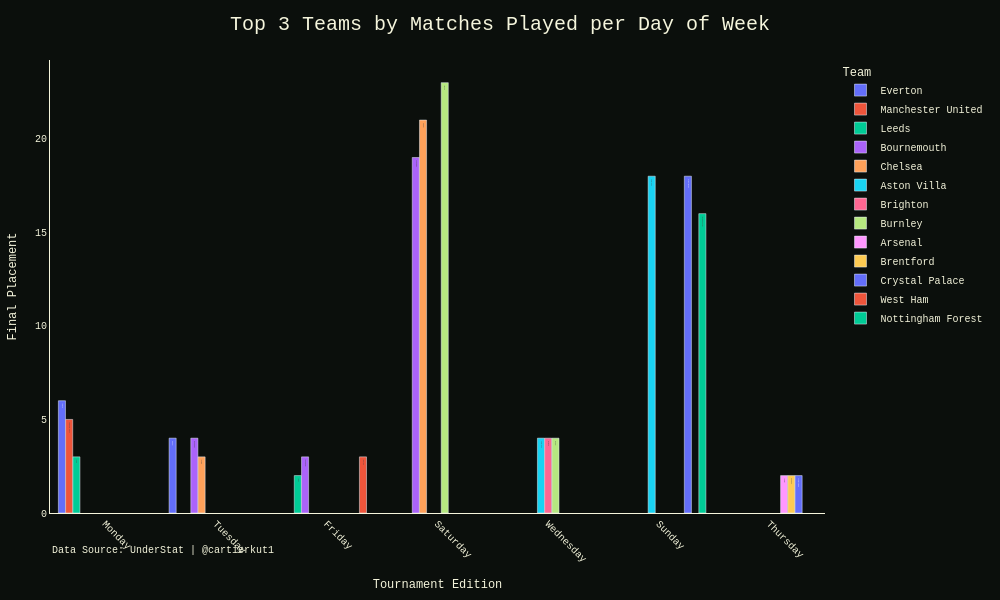

This figure's notebook cell:
### Code cell
top3_teams_by_day = (
    team_day_counts
    .sort_values(["day_of_week", "matches"], ascending=[True, False])
    .groupby("day_of_week", observed=True)
    .head(3)
    .reset_index(drop=True)
)

fig = px.bar(
    top3_teams_by_day,
    x="day_of_week",
    y="matches",
    color="team",
    barmode="group",
    text="team",
    title="Top 3 Teams by Matches Played per Day of Week",
)

#fig.update_traces(textposition="outside")

fig.update_xaxes(
    tickangle=45,
    title= "Day of the Week"
)

fig.update_layout(
    height=600,
    width=1000,
     title=dict(
            font=dict(size=20, color="Beige"),
            text= f"Top 3 Teams by Matches Played per Day of Week",
            x=0.5
        ),
    legend = dict(
        title="Team"
        ),
    font=dict(
        family="Courier New, monospace",
        size=10,
        color="Beige"
    ),
    margin=dict(l=40, r=40, t=60, b=40),
    paper_bgcolor="#0B0F0C", autosize=False, plot_bgcolor = '#0B0F0C',
    xaxis=dict(
        title="Tournament Edition",
        showgrid=False,
        gridcolor='rgba(0,255,65,0.15)',
        zeroline=False,
        linecolor='Beige',
        tickcolor= 'Beige',
    ),

    yaxis=dict(
        title="Final Placement",
        showgrid=False,
        gridcolor='rgba(0,255,65,0.15)',
        zeroline=False,
        linecolor='Beige',
        tickcolor= 'Beige',
    ),

    bargap=0.15,       # gap between day groups
    bargroupgap=0.02
        
)

#add caption at the bottom of the chart
fig.add_annotation(
        text="Data Source: UnderStat | @cartierkut1",
        xref="paper", yref="paper",
        x=0, y=-0.1,
        showarrow=False,
        font=dict(size=10, color="Beige"),
)


fig.show(scale=3)

### Figure 1 — Plotly figure (JSON) as saved in the notebook; plotly's stock layout.template omitted (floating-point values rounded to 4 significant figures)
{"data": [{"alignmentgroup": "True", "hovertemplate": "team=%{text}<br>day_of_week=%{x}<br>matches=%{y}<extra></extra>", "legendgroup": "Everton", "marker": {"color": "#636efa", "pattern": {"shape": ""}}, "name": "Everton", "offsetgroup": "Everton", "orientation": "v", "showlegend": true, "text": ["Everton", "Everton"], "textposition": "auto", "type": "bar", "x": ["Monday", "Tuesday"], "xaxis": "x", "y": [6, 4], "yaxis": "y"}, {"alignmentgroup": "True", "hovertemplate": "team=%{text}<br>day_of_week=%{x}<br>matches=%{y}<extra></extra>", "legendgroup": "Manchester United", "marker": {"color": "#EF553B", "pattern": {"shape": ""}}, "name": "Manchester United", "offsetgroup": "Manchester United", "orientation": "v", "showlegend": true, "text": ["Manchester United"], "textposition": "auto", "type": "bar", "x": ["Monday"], "xaxis": "x", "y": [5], "yaxis": "y"}, {"alignmentgroup": "True", "hovertemplate": "team=%{text}<br>day_of_week=%{x}<br>matches=%{y}<extra></extra>", "legendgroup": "Leeds", "marker": {"color": "#00cc96", "pattern": {"shape": ""}}, "name": "Leeds", "offsetgroup": "Leeds", "orientation": "v", "showlegend": true, "text": ["Leeds", "Leeds"], "textposition": "auto", "type": "bar", "x": ["Monday", "Friday"], "xaxis": "x", "y": [3, 2], "yaxis": "y"}, {"alignmentgroup": "True", "hovertemplate": "team=%{text}<br>day_of_week=%{x}<br>matches=%{y}<extra></extra>", "legendgroup": "Bournemouth", "marker": {"color": "#ab63fa", "pattern": {"shape": ""}}, "name": "Bournemouth", "offsetgroup": "Bournemouth", "orientation": "v", "showlegend": true, "text": ["Bournemouth", "Bournemouth", "Bournemouth"], "textposition": "auto", "type": "bar", "x": ["Tuesday", "Friday", "Saturday"], "xaxis": "x", "y": [4, 3, 19], "yaxis": "y"}, {"alignmentgroup": "True", "hovertemplate": "team=%{text}<br>day_of_week=%{x}<br>matches=%{y}<extra></extra>", "legendgroup": "Chelsea", "marker": {"color": "#FFA15A", "pattern": {"shape": ""}}, "name": "Chelsea", "offsetgroup": "Chelsea", "orientation": "v", "showlegend": true, "text": ["Chelsea", "Chelsea"], "textposition": "auto", "type": "bar", "x": ["Tuesday", "Saturday"], "xaxis": "x", "y": [3, 21], "yaxis": "y"}, {"alignmentgroup": "True", "hovertemplate": "team=%{text}<br>day_of_week=%{x}<br>matches=%{y}<extra></extra>", "legendgroup": "Aston Villa", "marker": {"color": "#19d3f3", "pattern": {"shape": ""}}, "name": "Aston Villa", "offsetgroup": "Aston Villa", "orientation": "v", "showlegend": true, "text": ["Aston Villa", "Aston Villa"], "textposition": "auto", "type": "bar", "x": ["Wednesday", "Sunday"], "xaxis": "x", "y": [4, 18], "yaxis": "y"}, {"alignmentgroup": "True", "hovertemplate": "team=%{text}<br>day_of_week=%{x}<br>matches=%{y}<extra></extra>", "legendgroup": "Brighton", "marker": {"color": "#FF6692", "pattern": {"shape": ""}}, "name": "Brighton", "offsetgroup": "Brighton", "orientation": "v", "showlegend": true, "text": ["Brighton"], "textposition": "auto", "type": "bar", "x": ["Wednesday"], "xaxis": "x", "y": [4], "yaxis": "y"}, {"alignmentgroup": "True", "hovertemplate": "team=%{text}<br>day_of_week=%{x}<br>matches=%{y}<extra></extra>", "legendgroup": "Burnley", "marker": {"color": "#B6E880", "pattern": {"shape": ""}}, "name": "Burnley", "offsetgroup": "Burnley", "orientation": "v", "showlegend": true, "text": ["Burnley", "Burnley"], "textposition": "auto", "type": "bar", "x": ["Wednesday", "Saturday"], "xaxis": "x", "y": [4, 23], "yaxis": "y"}, {"alignmentgroup": "True", "hovertemplate": "team=%{text}<br>day_of_week=%{x}<br>matches=%{y}<extra></extra>", "legendgroup": "Arsenal", "marker": {"color": "#FF97FF", "pattern": {"shape": ""}}, "name": "Arsenal", "offsetgroup": "Arsenal", "orientation": "v", "showlegend": true, "text": ["Arsenal"], "textposition": "auto", "type": "bar", "x": ["Thursday"], "xaxis": "x", "y": [2], "yaxis": "y"}, {"alignmentgroup": "True", "hovertemplate": "team=%{text}<br>day_of_week=%{x}<br>matches=%{y}<extra></extra>", "legendgroup": "Brentford", "marker": {"color": "#FECB52", "pattern": {"shape": ""}}, "name": "Brentford", "offsetgroup": "Brentford", "orientation": "v", "showlegend": true, "text": ["Brentford"], "textposition": "auto", "type": "bar", "x": ["Thursday"], "xaxis": "x", "y": [2], "yaxis": "y"}, {"alignmentgroup": "True", "hovertemplate": "team=%{text}<br>day_of_week=%{x}<br>matches=%{y}<extra></extra>", "legendgroup": "Crystal Palace", "marker": {"color": "#636efa", "pattern": {"shape": ""}}, "name": "Crystal Palace", "offsetgroup": "Crystal Palace", "orientation": "v", "showlegend": true, "text": ["Crystal Palace", "Crystal Palace"], "textposition": "auto", "type": "bar", "x": ["Thursday", "Sunday"], "xaxis": "x", "y": [2, 18], "yaxis": "y"}, {"alignmentgroup": "True", "hovertemplate": "team=%{text}<br>day_of_week=%{x}<br>matches=%{y}<extra></extra>", "legendgroup": "West Ham", "marker": {"color": "#EF553B", "pattern": {"shape": ""}}, "name": "West Ham", "offsetgroup": "West Ham", "orientation": "v", "showlegend": true, "text": ["West Ham"], "textposition": "auto", "type": "bar", "x": ["Friday"], "xaxis": "x", "y": [3], "yaxis": "y"}, {"alignmentgroup": "True", "hovertemplate": "team=%{text}<br>day_of_week=%{x}<br>matches=%{y}<extra></extra>", "legendgroup": "Nottingham Forest", "marker": {"color": "#00cc96", "pattern": {"shape": ""}}, "name": "Nottingham Forest", "offsetgroup": "Nottingham Forest", "orientation": "v", "showlegend": true, "text": ["Nottingham Forest"], "textposition": "auto", "type": "bar", "x": ["Sunday"], "xaxis": "x", "y": [16], "yaxis": "y"}], "layout": {"annotations": [{"font": {"color": "Beige", "size": 10}, "showarrow": false, "text": "Data Source: UnderStat | @cartierkut1", "x": 0, "xref": "paper", "y": -0.1, "yref": "paper"}], "autosize": false, "bargap": 0.15, "bargroupgap": 0.02, "barmode": "group", "font": {"color": "Beige", "family": "Courier New, monospace", "size": 10}, "height": 600, "legend": {"title": {"text": "Team"}, "tracegroupgap": 0}, "margin": {"b": 40, "l": 40, "r": 40, "t": 60}, "paper_bgcolor": "#0B0F0C", "plot_bgcolor": "#0B0F0C", "title": {"font": {"color": "Beige", "size": 20}, "text": "Top 3 Teams by Matches Played per Day of Week", "x": 0.5}, "width": 1000, "xaxis": {"anchor": "y", "domain": [0, 1], "gridcolor": "rgba(0,255,65,0.15)", "linecolor": "Beige", "showgrid": false, "tickangle": 45, "tickcolor": "Beige", "title": {"text": "Tournament Edition"}, "zeroline": false}, "yaxis": {"anchor": "x", "domain": [0, 1], "gridcolor": "rgba(0,255,65,0.15)", "linecolor": "Beige", "showgrid": false, "tickcolor": "Beige", "title": {"text": "Final Placement"}, "zeroline": false}}}
